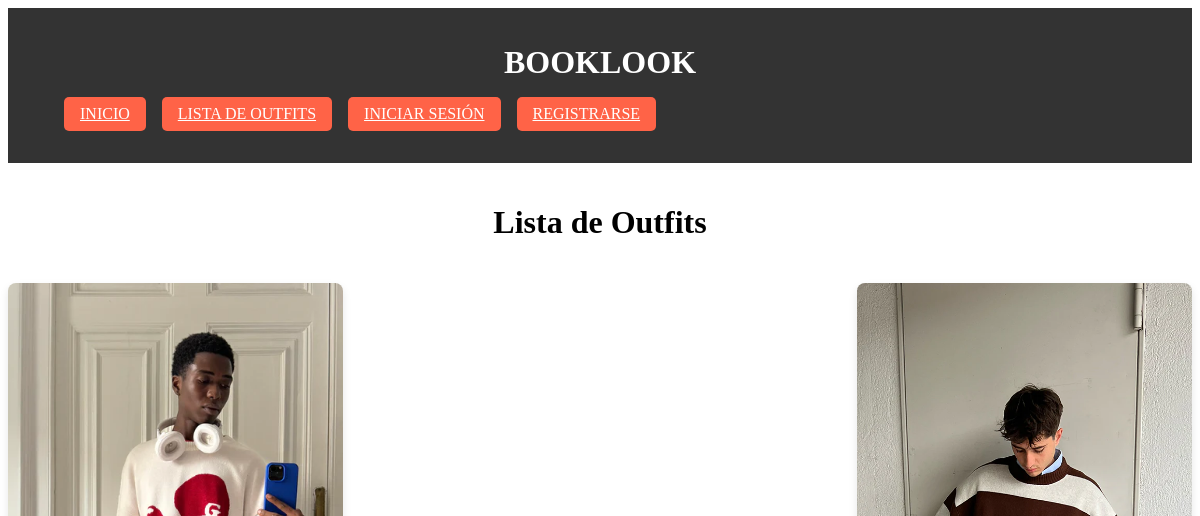
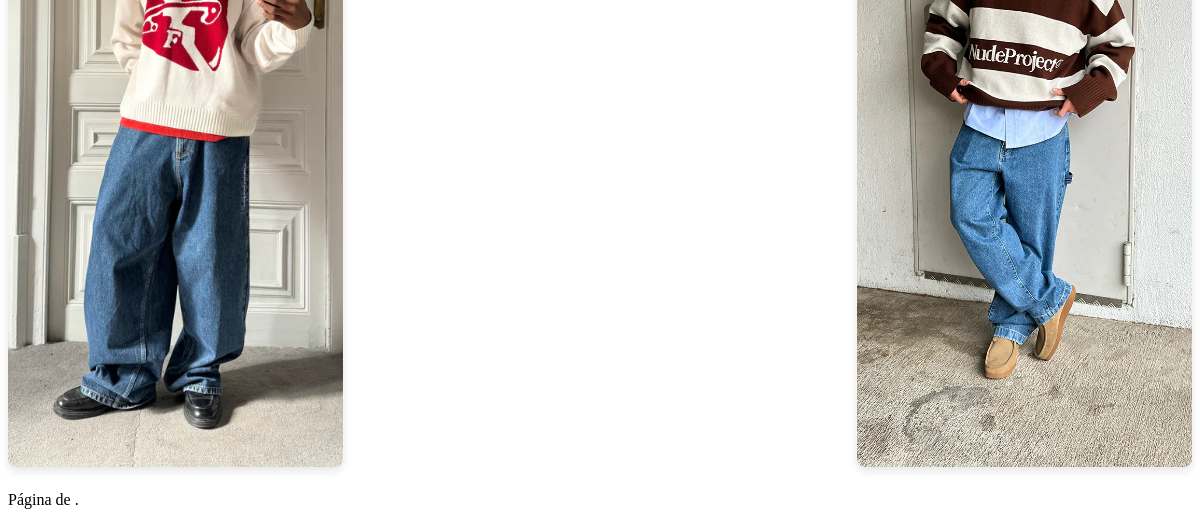
The page /lista_outfits/ on the database as committed earlier (2 pictures, top to bottom).
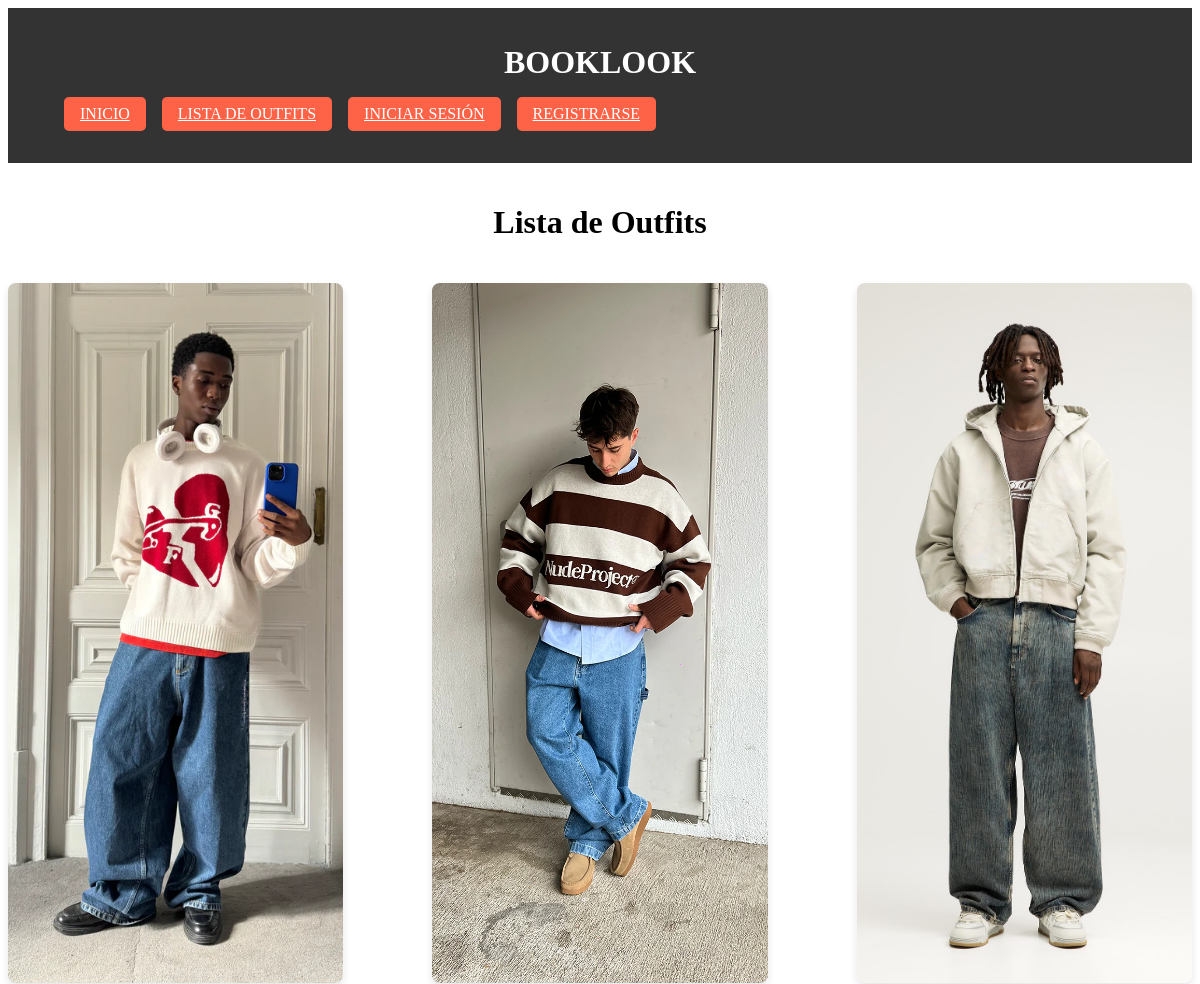
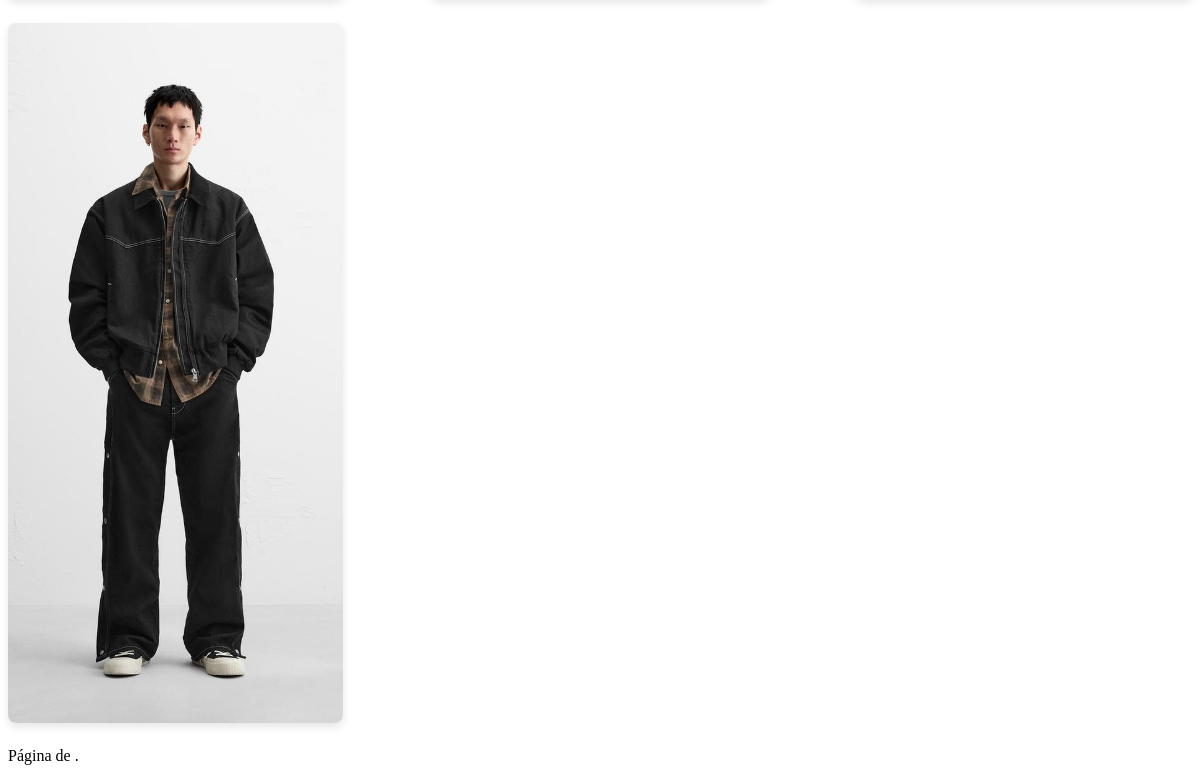
The same page on the database as committed later (2 pictures, top to bottom).
### armario/models.py (models this page shows, shortened)
class Outfit(models.Model):
    foto = models.ImageField(upload_to='outfits/', null=True)  # Asegúrate de que esta línea esté presente
    etiqueta = models.ForeignKey('Etiqueta', on_delete=models.CASCADE, null=True)
    creado_en = models.DateTimeField(auto_now_add=True, null=True)
    creador = models.ForeignKey(User, on_delete=models.CASCADE, related_name="outfits", null=True)

### armario/views.py (the view)
# urls.py: path('lista_outfits/', OutfitListView.as_view(), name='outfit-list'),
class OutfitListView(ListView):
    model = Outfit
    template_name = 'armario/lista_outfits.html'  # Ruta al template que mostrarás
    context_object_name = 'outfits'  # Nombre de la variable para acceder a los outfits en el template
    paginate_by = 10  # Opcional: Si quieres paginación, muestra 10 outfits por página (ajustable)

### armario/templates/armario/lista_outfits.html (shortened to what this page needs)
{% extends "base.html" %}
{% block content %}
<div class="text-center">
    <h1>Lista de Outfits</h1>
</div>
    <div class="outfit-list">
        {% for outfit in outfits %}
        <div class="outfit-foto">
            <a href="{% url 'outfit-detalles' outfit.pk %}">
                <img src="{{ outfit.foto.url }}" alt="Foto de {{ outfit.etiqueta.nombre }}">
            </a>
        </div>
        {% endfor %}
    </div>
    <div class="pagination">
        <span class="step-links">
            <span class="current">
                Página {{ outfits.number }} de {{ outfits.paginator.num_pages }}.
            </span>
        </span>
    </div>
{% endblock %}

### armario/templates/base.html (shortened to what this page needs)
<!DOCTYPE html>
<html lang="es">
<head>
    {% load static %}
    <link rel="stylesheet" href="{% static 'css/style.css' %}">
</head>
<body>
    <header>
        <nav class="navbar navbar-expand-lg navbar-light">
            <div class="navbar-brand text-center flex-grow-1">BookLook</div>
            <div class="collapse navbar-collapse" id="navbarNav">
                <ul class="navbar-nav ml-auto d-flex align-items-center">
                    <li class="nav-item">
                        <a class="nav-link btn btn-outline-lookbook" href="{% url 'home' %}">Inicio</a>
                    </li>
                    <li class="nav-item">
                        <a class="nav-link btn btn-outline-lookbook" href="{% url 'outfit-list' %}">Lista de Outfits</a>
                    </li>
                    {% if user.is_authenticated %}
                        <li class="nav-item">
                            <a class="nav-link btn btn-primary btn-create" href="{% url 'agregar_outfit' %}">Crear Nuevo Outfit</a>
                        </li>
                        <li class="nav-item">
                            <a class="nav-link btn btn-outline-info" href="{% url 'perfil' %}">Perfil</a>
                        </li>
                        <li class="nav-item">
                            <a href="{% url 'logout' %}" class="nav-link btn btn-outline-danger">Cerrar sesión</a>
                        </li>
                    {% else %}
                        <li class="nav-item">
                            <a href="{% url 'login' %}" class="nav-link btn btn-outline-primary">Iniciar sesión</a>
                        </li>
                        <li class="nav-item">
                            <a href="{% url 'registro' %}" class="nav-link btn btn-outline-secondary">Registrarse</a>
                        </li>
                    {% endif %}
                </ul>
            </div>
        </nav>
    </header>
    <main class="container mt-5">
        {% block content %}
        {% endblock %}
    </main>
</body>
</html>

### armario/static/css/style.css (style rules this page uses)
.navbar { background-color: #333; padding: 1rem; }
.navbar-brand { color: #fff; font-size: 2rem; text-transform: uppercase; font-weight: bold; flex-grow: 1; text-align: center; }
.navbar-nav { display: flex; align-items: center; }
.nav-item { display: flex; align-items: center; }
.nav-link { color: #fff; margin-right: 1rem; text-transform: uppercase; }
.nav-item .btn { background-color: #ff6347; color: white; padding: 0.5rem 1rem; border-radius: 5px; text-transform: uppercase; }
.outfit-list { display: flex; flex-wrap: wrap; justify-content: space-between; margin-top: 20px; }
.outfit-foto { flex: 0 1 calc(30% - 20px); margin-bottom: 20px; box-sizing: border-box; }
.outfit-foto img { width: 100%; height: 700px; object-fit: cover; border-radius: 8px; box-shadow: 0px 4px 8px rgba(0, 0, 0, 0.1); }
.text-center { display: flex; flex-direction: column; align-items: center; justify-content: center; margin-top: 20px; }

Rows that differ between the two databases and show on the page:
added Outfit: foto (picture)
added Outfit: foto (picture)
